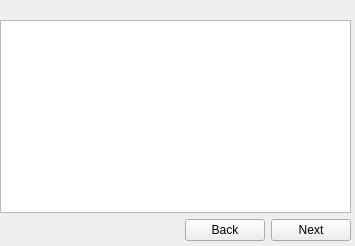
<?xml version="1.0" encoding="UTF-8"?>
<ui version="4.0">
 <class>Form</class>
 <widget class="QWidget" name="Form">
  <property name="geometry">
   <rect>
    <x>0</x>
    <y>0</y>
    <width>355</width>
    <height>246</height>
   </rect>
  </property>
  <property name="windowTitle">
   <string>Form</string>
  </property>
  <widget class="QWidget" name="gridLayoutWidget">
   <property name="geometry">
    <rect>
     <x>0</x>
     <y>0</y>
     <width>351</width>
     <height>241</height>
    </rect>
   </property>
   <layout class="QGridLayout" name="gridLayout">
    <item row="2" column="0">
     <layout class="QHBoxLayout" name="horizontalLayout">
      <item>
       <spacer name="horizontalSpacer">
        <property name="orientation">
         <enum>Qt::Horizontal</enum>
        </property>
        <property name="sizeHint" stdset="0">
         <size>
          <width>40</width>
          <height>20</height>
         </size>
        </property>
       </spacer>
      </item>
      <item>
       <widget class="QPushButton" name="exitButton">
        <property name="text">
         <string>Back</string>
        </property>
       </widget>
      </item>
      <item>
       <widget class="QPushButton" name="selectButton">
        <property name="text">
         <string>Next</string>
        </property>
       </widget>
      </item>
     </layout>
    </item>
    <item row="0" column="0">
     <widget class="QLabel" name="patientName">
      <property name="text">
       <string>&lt;Patient Name&gt;</string>
      </property>
     </widget>
    </item>
    <item row="1" column="0">
     <widget class="QPlainTextEdit" name="plainTextEdit">
      <property name="readOnly">
       <bool>true</bool>
      </property>
     </widget>
    </item>
   </layout>
  </widget>
 </widget>
 <resources/>
 <connections/>
</ui>
